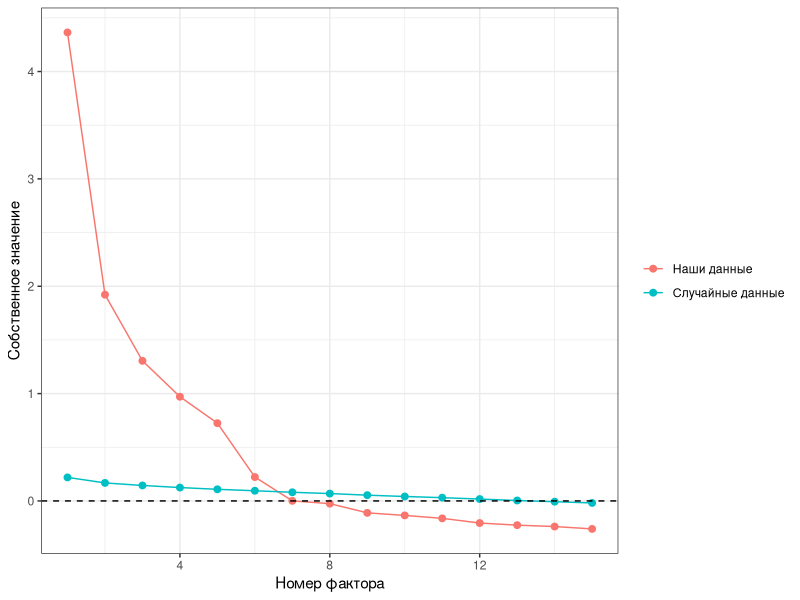
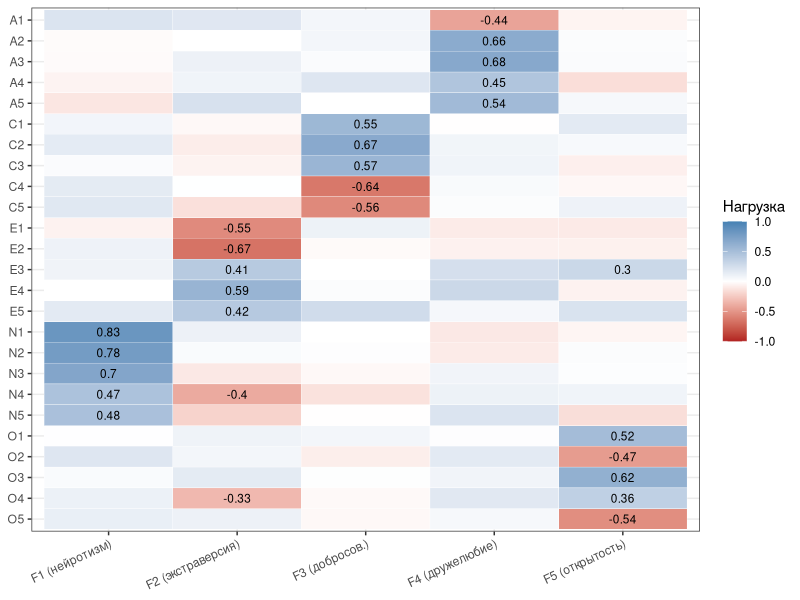

These charts were generated, in order, by the following R code:
## ---- chunk 1
knitr::opts_chunk$set(echo = TRUE, eval = TRUE, warning = FALSE, message = FALSE, error = FALSE,
                      fig.height = 3.6, fig.width = 6.5)
## ---- chunk 2
library(tidyverse)
library(psych)
theme_set(theme_bw())
## ---- chunk 3
tibble(d = c(1, 2, 3, 5, 10, 20)) |>
  mutate(ball_share = pi^(d / 2) / gamma(d / 2 + 1) / 2^d)
## ---- chunk 4
set.seed(2026)

dist_contrast <- function(d, n = 200) {
  x <- matrix(runif(n * d), nrow = n)
  dd <- sqrt(rowSums(sweep(x[-1, , drop = FALSE], 2, x[1, ])^2))
  (max(dd) - min(dd)) / min(dd)
}

tibble(d = c(1, 2, 5, 10, 50, 100, 1000)) |>
  mutate(contrast = map_dbl(d, dist_contrast))
## ---- chunk 5
items <- psych::bfi[, 1:25] |> drop_na()
dim(items)
## ---- chunk 6
cortest.bartlett(cor(items), n = nrow(items))
## ---- chunk 7
KMO(cor(items))$MSA
## ---- chunk 8
set.seed(2026)
pa <- fa.parallel(items, fa = "fa", n.iter = 30, plot = FALSE)
pa$nfact
## ---- chunk 9
#| label: fig-scree
#| fig-cap: "График каменистой осыпи и параллельный анализ. Собственные значения редуцированной корреляционной матрицы"
tibble(factor = 1:15,
       observed = pa$fa.values[1:15],
       random = pa$fa.sim[1:15]) |>
  pivot_longer(-factor, names_to = "data", values_to = "eigenvalue") |>
  mutate(data = recode(data, observed = "Наши данные", random = "Случайные данные")) |>
  ggplot(aes(factor, eigenvalue, colour = data)) +
  geom_line() + geom_point(size = 2) +
  geom_hline(yintercept = 0, linetype = "dashed") +
  labs(x = "Номер фактора", y = "Собственное значение", colour = NULL)
## ---- chunk 10
vss_res <- suppressWarnings(vss(items, n = 8, plot = FALSE, rotate = "oblimin"))
tibble(factors = 1:8, MAP = vss_res$map, BIC = vss_res$vss.stats$BIC)
## ---- chunk 11
f_unrot <- fa(items, nfactors = 5, rotate = "none", fm = "minres")
round(unclass(f_unrot$loadings)[1:10, ], 2)
## ---- chunk 12
f5 <- suppressWarnings(fa(items, nfactors = 5, rotate = "oblimin", fm = "minres"))
## ---- chunk 13
#| label: fig-loadings
#| fig-cap: "Матрица факторных нагрузок (косоугольное вращение oblimin). Видны пять групп пунктов, соответствующих шкалам Big Five"
#| fig-height: 6
# знак фактора в EFA произвольный: фактор MR1 получился «обращённым»
# (прямые пункты E3-E5 имеют отрицательные нагрузки), поэтому разворачиваем его
load_mat <- unclass(f5$loadings)[, c("MR2", "MR1", "MR3", "MR5", "MR4")]
load_mat[, "MR1"] <- -load_mat[, "MR1"]

load_df <- load_mat |>
  as_tibble(rownames = "item") |>
  rename(`F1 (нейротизм)` = MR2, `F2 (экстраверсия)` = MR1, `F3 (добросов.)` = MR3,
         `F4 (дружелюбие)` = MR5, `F5 (открытость)` = MR4) |>
  pivot_longer(-item, names_to = "factor", values_to = "loading") |>
  mutate(item = factor(item, levels = rev(names(items))))

ggplot(load_df, aes(factor, item, fill = loading)) +
  geom_tile(colour = "white") +
  geom_text(aes(label = ifelse(abs(loading) >= 0.3, round(loading, 2), "")), size = 3) +
  scale_fill_gradient2(low = "firebrick", mid = "white", high = "steelblue",
                       limits = c(-1, 1)) +
  labs(x = NULL, y = NULL, fill = "Нагрузка") +
  theme(axis.text.x = element_text(angle = 25, hjust = 1))
## ---- chunk 14
tibble(item = names(f5$communality),
       communality = f5$communality,
       uniqueness = f5$uniquenesses) |>
  mutate(across(where(is.numeric), \(x) round(x, 2))) |>
  slice(c(1:5, 16:25))
## ---- chunk 15
round(f5$Vaccounted[c("SS loadings", "Proportion Var", "Cumulative Var"), ], 2)
## ---- chunk 16
ord <- c("MR2", "MR1", "MR3", "MR5", "MR4")
flip <- diag(c(1, -1, 1, 1, 1))   # разворачиваем фактор экстраверсии, как на рисунке выше
phi <- flip %*% f5$Phi[ord, ord] %*% flip
dimnames(phi) <- list(c("N", "E", "C", "A", "O"), c("N", "E", "C", "A", "O"))
round(phi, 2)
## ---- chunk 17
tibble(model = "5 факторов",
       RMSR = f5$rms,
       RMSEA = f5$RMSEA[["RMSEA"]],
       TLI = f5$TLI)
## ---- chunk 18
f3 <- suppressWarnings(fa(items, nfactors = 3, rotate = "oblimin"))
tibble(factors = c(3, 5),
       RMSEA = c(f3$RMSEA[["RMSEA"]], f5$RMSEA[["RMSEA"]]),
       TLI = c(f3$TLI, f5$TLI))
## ---- chunk 19
scores <- factor.scores(items, f5)$scores
head(round(scores, 2), 3)
